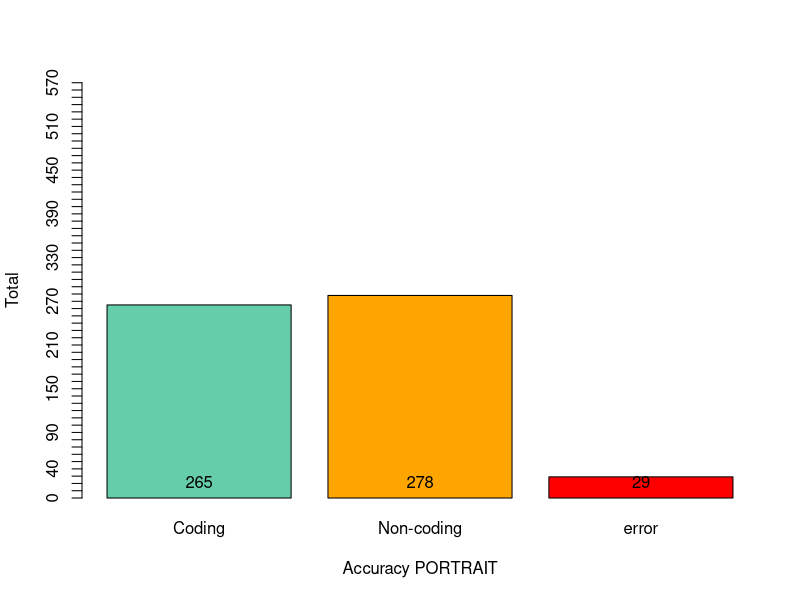
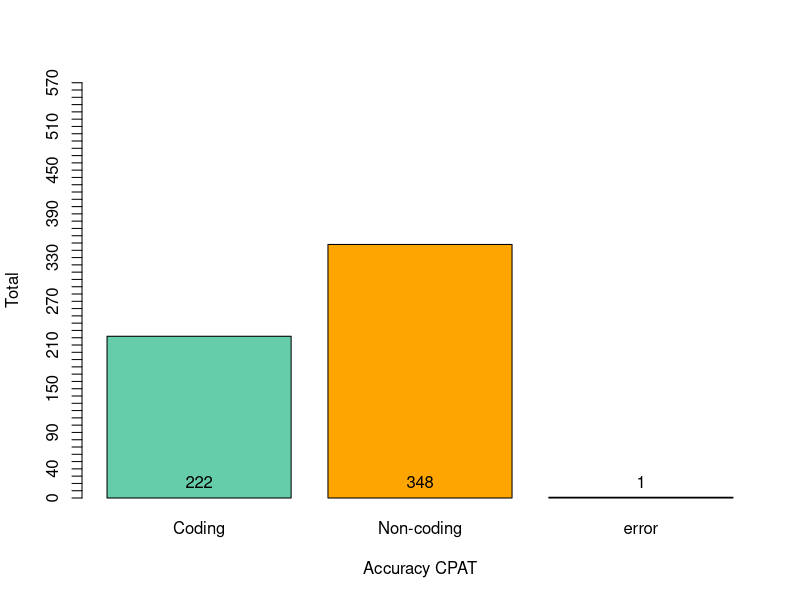
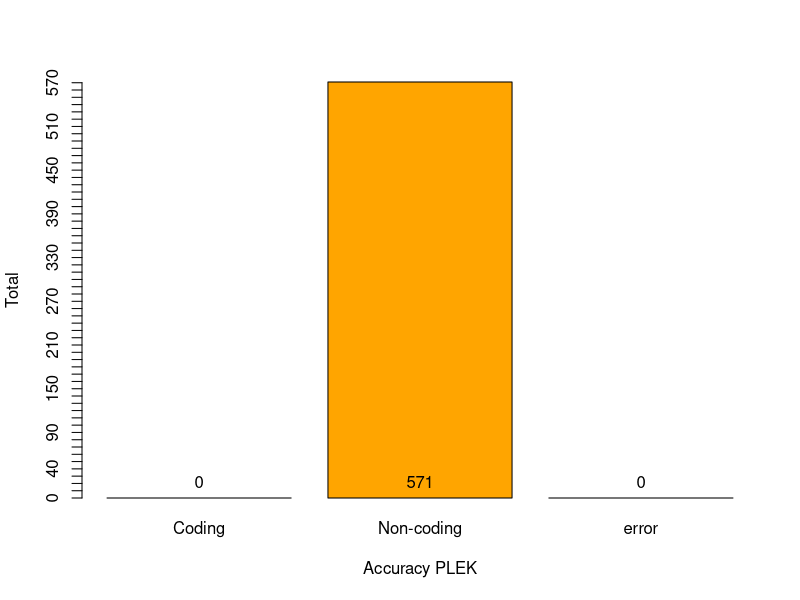
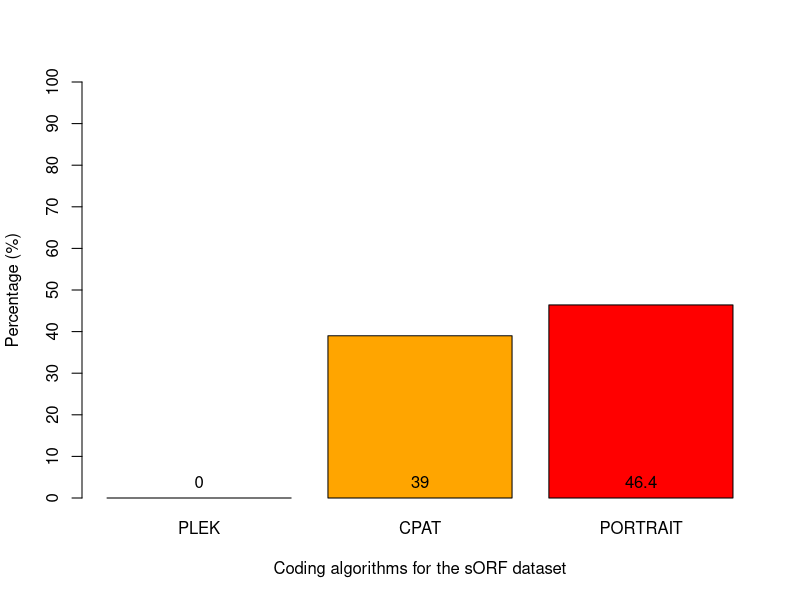
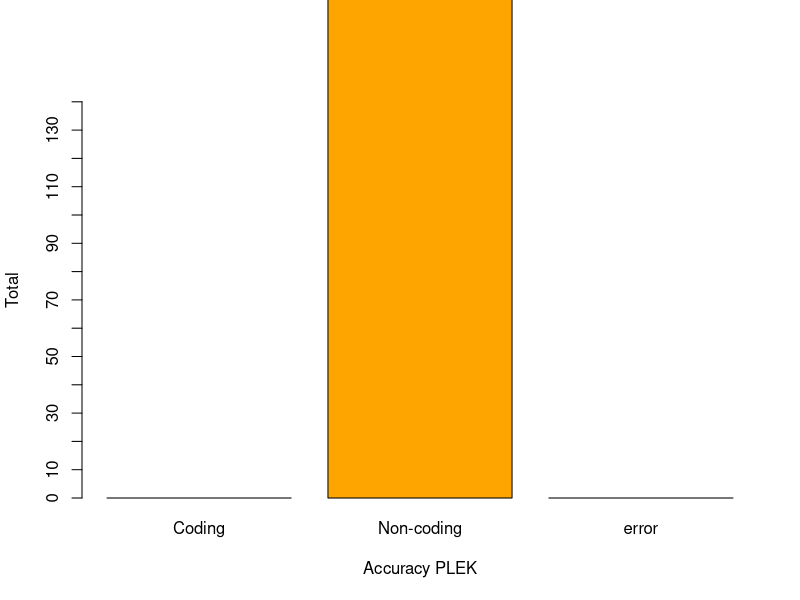

Recreate these plots in R, in order. (Note: this script raises an error after producing the figures.)
##sORF dataset Bazinni ORF (Filter ;Annotation:sORF;Min in-frame coverage:0.1;min ORF score:6
##total:571
##sORF_fasta.fa


#PORTRAIT
Coding_sORF_PORTRAIT <-265
NonCoding_sORF_PORTRAIT <- 278
error_sORF_PORTRAIT <-29
waarden_sORF_PORTRAIT <- c(Coding_sORF_PORTRAIT,NonCoding_sORF_PORTRAIT,error_sORF_PORTRAIT)

barplot_sORF_PORTRAIT <- barplot(waarden_sORF_PORTRAIT, beside=TRUE, axes=FALSE, xlab="Accuracy PORTRAIT", names=c("Coding", "Non-coding","error"), col=(c("aquamarine3","orange","red")), ylab="Total", ylim=c(0,571))
axis(2, at=seq(0,571,10))
text(barplot_sORF_PORTRAIT, 0, round(waarden_sORF_PORTRAIT, 1), cex=1, pos=3)

#CPAT
Coding_sORF_CPAT <-222
NonCoding_sORF_CPAT <- 348
error_sORF_CPAT <-1
waarden_sORF_CPAT <- c(Coding_sORF_CPAT,NonCoding_sORF_CPAT,error_sORF_CPAT)

barplot_sORF_CPAT <- barplot(waarden_sORF_CPAT, beside=TRUE, axes=FALSE, xlab="Accuracy CPAT", names=c("Coding", "Non-coding","error"), col=(c("aquamarine3","orange","red")), ylab="Total", ylim=c(0,571))
axis(2, at=seq(0,571,10))
text(barplot_sORF_CPAT, 0, round(waarden_sORF_CPAT, 1), cex=1, pos=3)

#PLEK
Coding_sORF_PLEK <- 0
NonCoding_sORF_PLEK <- 571
error_sORF_PLEK <-0
waarden_sORF_PLEK <- c(Coding_sORF_PLEK,NonCoding_sORF_PLEK,error_sORF_PLEK)

barplot_sORF_PLEK <- barplot(waarden_sORF_PLEK, beside=TRUE, axes=FALSE, xlab="Accuracy PLEK", names=c("Coding", "Non-coding","error"), col=(c("aquamarine3","orange","red")), ylab="Total", ylim=c(0,571))
axis(2, at=seq(0,571,10))
text(barplot_sORF_PLEK, 0, round(waarden_sORF_PLEK, 1), cex=1, pos=3)

### Summary percentage coding
PLEK_sORF <- 0
CPAT_sORF <- 39
PORTRAIT_sORF <- 46.41
waarden_sORF <- c(PLEK_sORF,CPAT_sORF,PORTRAIT_sORF)

barplot_sORF <- barplot(waarden_sORF, beside=TRUE, axes=FALSE, xlab="Coding algorithms for the sORF dataset", names=c("PLEK", "CPAT","PORTRAIT"), col=(c("aquamarine3","orange","red")), ylab="Percentage (%)", ylim=c(0,100))
axis(2, at=seq(0,100,10))
text(barplot_sORF, 0, round(waarden_sORF, 1), cex=1, pos=3)


##sORF_2 Bazinni and conserverd (Filter;Annotation:sORF;PhastCon:0.7;PyloP:4;Min in-frame coverage:0.1;min ORF score:6)
##total:147
##sORF_fasta_2.fa
#PLEK
Coding_sORF_2_PLEK <- 0
NonCoding_sORF_2_PLEK <- 571
error_sORF_2_PLEK <-0
waarden_sORF_2_PLEK <- c(Coding_sORF_2_PLEK,NonCoding_sORF_2_PLEK,error_sORF_2_PLEK)

barplot_sORF_PLEK_2 <- barplot(waarden_sORF_2_PLEK, beside=TRUE, axes=FALSE, xlab="Accuracy PLEK", names=c("Coding", "Non-coding","error"), col=(c("aquamarine3","orange","red")), ylab="Total", ylim=c(0,147))
axis(2, at=seq(0,147,10))
text(barplot_sORF_2_PLEK, 0, round(waarden_sORF_2_PLEK, 1), cex=1, pos=3)
#CPAT
Coding_sORF_2_CPAT <-31
NonCoding_sORF_2_CPAT <- 115
error_sORF_2_CPAT <-1
waarden_sORF_2_CPAT <- c(Coding_sORF_2_CPAT,NonCoding_sORF_2_CPAT,error_sORF_2_CPAT)

barplot_sORF_2_CPAT <- barplot(waarden_sORF_2_CPAT, beside=TRUE, axes=FALSE, xlab="Accuracy CPAT", names=c("Coding", "Non-coding","error"), col=(c("aquamarine3","orange","red")), ylab="Total", ylim=c(0,147))
axis(2, at=seq(0,147,10))
text(barplot_sORF_2_CPAT, 0, round(waarden_sORF_2_CPAT, 1), cex=1, pos=3)

#PORTRAIT
Coding_sORF_2_PORTRAIT <-25
NonCoding_sORF_2_PORTRAIT <- 11
error_sORF_2_PORTRAIT <-111
waarden_sORF_2_PORTRAIT <- c(Coding_sORF_2_PORTRAIT,NonCoding_sORF_2_PORTRAIT,error_sORF_2_PORTRAIT)

barplot_sORF_2_PORTRAIT <- barplot(waarden_sORF_2_PORTRAIT, beside=TRUE, axes=FALSE, xlab="Accuracy PORTRAIT", names=c("Coding", "Non-coding","error"), col=(c("aquamarine3","orange","red")), ylab="Total", ylim=c(0,147))
axis(2, at=seq(0,147,10))
text(barplot_sORF_2_PORTRAIT, 0, round(waarden_sORF_2_PORTRAIT, 1), cex=1, pos=3)


#Summary
PLEK_sORF_2 <- 0
CPAT_sORF_2 <- 21.09
PORTRAIT_sORF_2 <- 17.06
waarden_sORF_2 <- c(PLEK_sORF_2,CPAT_sORF_2,PORTRAIT_sORF_2)

barplot_sORF_2 <- barplot(waarden_sORF_2, beside=TRUE, axes=FALSE, xlab="Coding algorithms for the sORF dataset", names=c("PLEK", "CPAT","PORTRAIT"), col=(c("aquamarine3","orange","red")), ylab="Percentage (%)", ylim=c(0,100))
axis(2, at=seq(0,100,10))
text(barplot_sORF_2, 0, round(waarden_sORF_2, 1), cex=1, pos=3)

##sORF_3 conserverd (Filter;Annotation:sORF;PhastCon:0.7;PyloP:4)
##total:326
##sORF_fasta_3.fa
#PLEK
Coding_sORF_3_PLEK <- 0
NonCoding_sORF_3_PLEK <- 326
error_sORF_3_PLEK <-0
waarden_sORF_3_PLEK <- c(Coding_sORF_3_PLEK,NonCoding_sORF_3_PLEK,error_sORF_3_PLEK)

barplot_sORF_PLEK_3 <- barplot(waarden_sORF_3_PLEK, beside=TRUE, axes=FALSE, xlab="Accuracy PLEK", names=c("Coding", "Non-coding","error"), col=(c("aquamarine3","orange","red")), ylab="Total", ylim=c(0,326))
axis(2, at=seq(0,326,10))
text(barplot_sORF_PLEK_3, 0, round(waarden_sORF_3_PLEK, 1), cex=1, pos=3)
#CPAT
Coding_sORF_3_CPAT <-96
NonCoding_sORF_3_CPAT <- 229
error_sORF_3_CPAT <-1
waarden_sORF_3_CPAT <- c(Coding_sORF_3_CPAT,NonCoding_sORF_3_CPAT,error_sORF_3_CPAT)

barplot_sORF_3_CPAT <- barplot(waarden_sORF_3_CPAT, beside=TRUE, axes=FALSE, xlab="Accuracy CPAT", names=c("Coding", "Non-coding","error"), col=(c("aquamarine3","orange","red")), ylab="Total", ylim=c(0,326))
axis(2, at=seq(0,326,10))
text(barplot_sORF_3_CPAT, 0, round(waarden_sORF_3_CPAT, 1), cex=1, pos=3)

#PORTRAIT
Coding_sORF_3_PORTRAIT <-66
NonCoding_sORF_3_PORTRAIT <- 18
error_sORF_3_PORTRAIT <-242
waarden_sORF_3_PORTRAIT <- c(Coding_sORF_3_PORTRAIT,NonCoding_sORF_3_PORTRAIT,error_sORF_3_PORTRAIT)

barplot_sORF_3_PORTRAIT <- barplot(waarden_sORF_3_PORTRAIT, beside=TRUE, axes=FALSE, xlab="Accuracy PORTRAIT", names=c("Coding", "Non-coding","error"), col=(c("aquamarine3","orange","red")), ylab="Total", ylim=c(0,326))
axis(2, at=seq(0,326,10))
text(barplot_sORF_3_PORTRAIT, 0, round(waarden_sORF_3_PORTRAIT, 1), cex=1, pos=3)


#Summary
PLEK_sORF_3 <- 0
CPAT_sORF_3 <- 29.45
PORTRAIT_sORF_3 <- 20.22
waarden_sORF_3 <- c(PLEK_sORF_3,CPAT_sORF_3,PORTRAIT_sORF_3)

barplot_sORF_3 <- barplot(waarden_sORF_3, beside=TRUE, axes=FALSE, xlab="Coding algorithms for the sORF dataset", names=c("PLEK", "CPAT","PORTRAIT"), col=(c("aquamarine3","orange","red")), ylab="Percentage (%)", ylim=c(0,100))
axis(2, at=seq(0,100,10))
text(barplot_sORF_3, 0, round(waarden_sORF_3, 1), cex=1, pos=3)

##sORF_4 All ORF (Filter;Annotation:sORF)
##total:1086
##sORF_fasta_4.fa
#PLEK
Coding_sORF_4_PLEK <- 0
NonCoding_sORF_4_PLEK <- 1086
error_sORF_4_PLEK <-0
waarden_sORF_4_PLEK <- c(Coding_sORF_4_PLEK,NonCoding_sORF_4_PLEK,error_sORF_4_PLEK)

barplot_sORF_PLEK_4 <- barplot(waarden_sORF_4_PLEK, beside=TRUE, axes=FALSE, xlab="Accuracy PLEK", names=c("Coding", "Non-coding","error"), col=(c("aquamarine3","orange","red")), ylab="Total", ylim=c(0,1086))
axis(2, at=seq(0,1086,10))
text(barplot_sORF_PLEK_4, 0, round(waarden_sORF_4_PLEK, 1), cex=1, pos=3)
#CPAT
Coding_sORF_4_CPAT <-477
NonCoding_sORF_4_CPAT <- 608
error_sORF_4_CPAT <-1
waarden_sORF_4_CPAT <- c(Coding_sORF_4_CPAT,NonCoding_sORF_4_CPAT,error_sORF_4_CPAT)

barplot_sORF_4_CPAT <- barplot(waarden_sORF_4_CPAT, beside=TRUE, axes=FALSE, xlab="Accuracy CPAT", names=c("Coding", "Non-coding","error"), col=(c("aquamarine3","orange","red")), ylab="Total", ylim=c(0,1086))
axis(2, at=seq(0,1086,10))
text(barplot_sORF_4_CPAT, 0, round(waarden_sORF_4_CPAT, 1), cex=1, pos=3)

#PORTRAIT
Coding_sORF_4_PORTRAIT <-526
NonCoding_sORF_4_PORTRAIT <- 455
error_sORF_4_PORTRAIT <-103
waarden_sORF_4_PORTRAIT <- c(Coding_sORF_4_PORTRAIT,NonCoding_sORF_4_PORTRAIT,error_sORF_4_PORTRAIT)

barplot_sORF_4_PORTRAIT <- barplot(waarden_sORF_4_PORTRAIT, beside=TRUE, axes=FALSE, xlab="Accuracy PORTRAIT", names=c("Coding", "Non-coding","error"), col=(c("aquamarine3","orange","red")), ylab="Total", ylim=c(0,1086))
axis(2, at=seq(0,1086,10))
text(barplot_sORF_4_PORTRAIT, 0, round(waarden_sORF_4_PORTRAIT, 1), cex=1, pos=3)
#Summary
PLEK_sORF_4 <- 0
CPAT_sORF_4 <- 44
PORTRAIT_sORF_4 <- 48.52
waarden_sORF_4 <- c(PLEK_sORF_4,CPAT_sORF_4,PORTRAIT_sORF_4)

barplot_sORF_4 <- barplot(waarden_sORF_4, beside=TRUE, axes=FALSE, xlab="Coding algorithms for the sORF dataset", names=c("PLEK", "CPAT","PORTRAIT"), col=(c("aquamarine3","orange","red")), ylab="Percentage (%)", ylim=c(0,100))
axis(2, at=seq(0,100,10))
text(barplot_sORF_4, 0, round(waarden_sORF_4, 1), cex=1, pos=3)


####### Summary####
library(ggplot2)

test_set_ORF=c(rep("All sORF",3),rep("Bazinni's sORF",3),rep("Conserved ORF",3),rep("Bazinni and conserved",3))
algorithm_ORF=rep(c("PLEK","CPAT","PORTRAIT"),4)
newvalue_ORF <- (c(waarden_sORF_4,waarden_sORF,waarden_sORF_3,waarden_sORF_2))

data_ggplot_ORF=data.frame(test_set_ORF, algorithm_ORF, newvalue_ORF)
ggplot(data_ggplot_ORF, aes(fill=algorithm_ORF, y=newvalue_ORF, x=test_set_ORF)) + 
  geom_bar(position="dodge", stat="identity") +
  geom_text(aes(label=newvalue_ORF),size = 3,hjust = 0.5, vjust = 0,position=position_dodge(0.9)) +
  ylim(0, 100)






  







